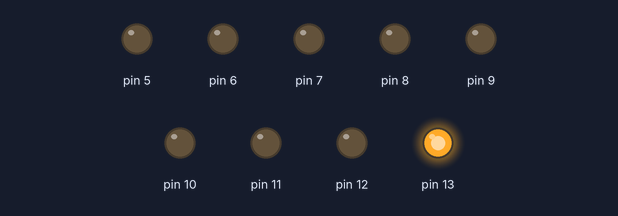
This sketch was run on a simulated Arduino Uno, built with avr-gcc and run on an emulated ATmega328P. On the bench: output pins drawn as LEDs (lit = HIGH).

Above: at 0.2 s.
At 1.2 s:
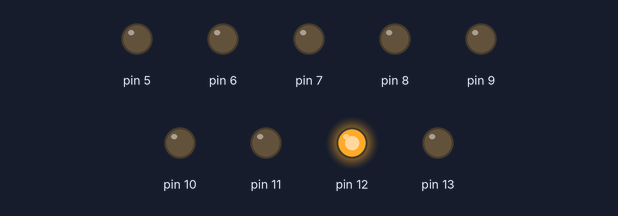
At 3.2 s:
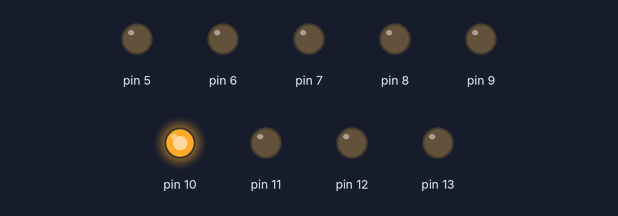
At 5.7 s:
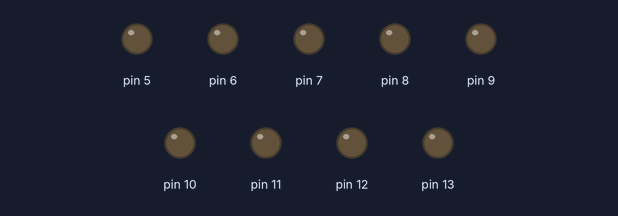
At 8.2 s:
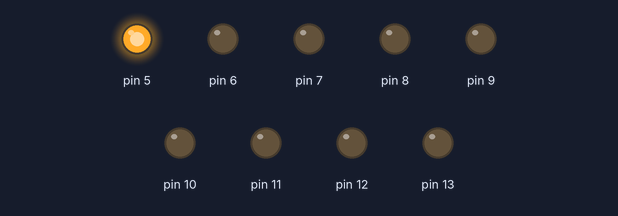
At 11.2 s:
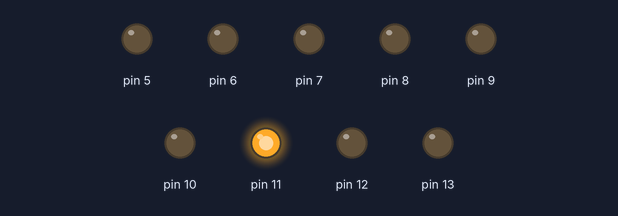
Timing chart, 0 to 11.7 s (numbered marks = the images above):
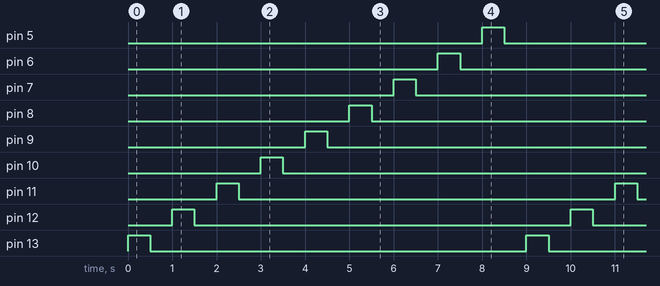

The sketch:

lab_1.ino
```cpp
void setup() {
  // put your setup code here, to run once:
  //will work with pin, what will we do with 13th pin
  pinMode(13, OUTPUT); //(pin number, Mode[input/output]);
  pinMode(12, OUTPUT);
  pinMode(11, OUTPUT);
  pinMode(10, OUTPUT);
  pinMode(9, OUTPUT);
  pinMode(8, OUTPUT);
  pinMode(7, OUTPUT);
  pinMode(6, OUTPUT);
  pinMode(5, OUTPUT);
}

void loop() {
  // put your main code here, to run repeatedly:
  // will use the pin
  digitalWrite(13, HIGH); // (pin number, Status [high 5 volts,1/low 0 volts,0]);
  delay(500);
  digitalWrite(13, LOW);
  delay(500);

  digitalWrite(12, HIGH);
  delay(500);
  digitalWrite(12, LOW);
  delay(500);

  digitalWrite(11, HIGH);
  delay(500);
  digitalWrite(11, LOW);
  delay(500);

  digitalWrite(10, HIGH);
  delay(500);
  digitalWrite(10, LOW);
  delay(500);

  digitalWrite(9, HIGH);
  delay(500);
  digitalWrite(9, LOW);
  delay(500);

  digitalWrite(8, HIGH);
  delay(500);
  digitalWrite(8, LOW);
  delay(500);

  digitalWrite(7, HIGH);
  delay(500);
  digitalWrite(7, LOW);
  delay(500);

  digitalWrite(6, HIGH);
  delay(500);
  digitalWrite(6, LOW);
  delay(500);

  digitalWrite(5, HIGH);
  delay(500);
  digitalWrite(5, LOW);
  delay(500);
}

// arduino uno select from P
//LED Active one
```

Measured:
- by itself, pin 5–13: alternates HIGH for 0.50 s and LOW for 8.5 s
- by itself, everything shown: repeats every 9.0 s, in 18 steps
